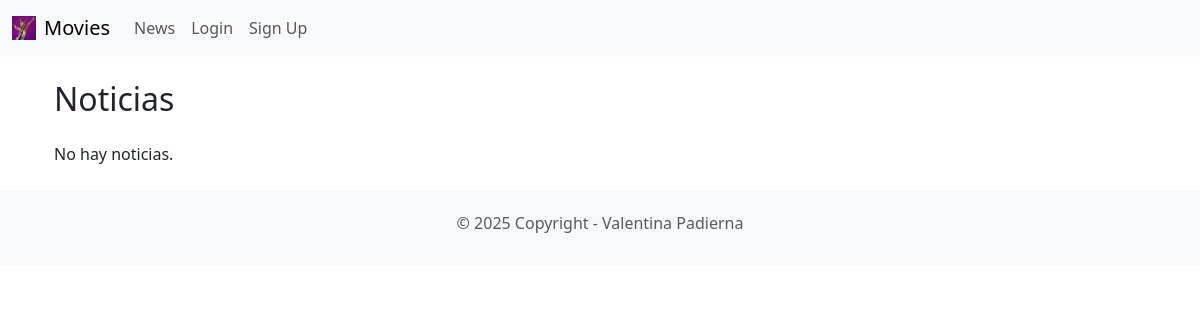
Before: /news/ with the older database file.
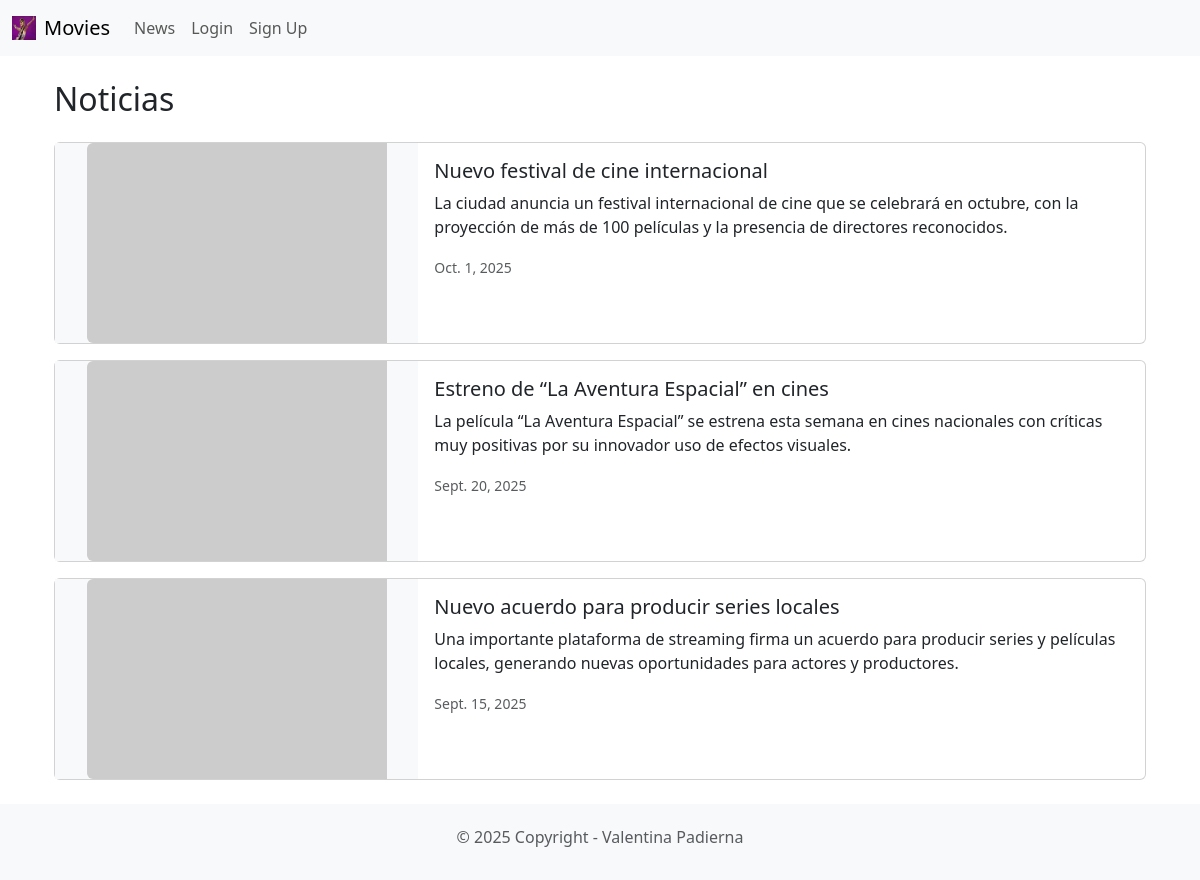
After: the same page with the newer database file.
### news/models.py (models this page shows, shortened)
class News(models.Model):
    headline = models.CharField(max_length=200)
    body = models.TextField()
    date = models.DateField()

### news/views.py (the view)
# urls.py: path('', views.news_list, name='news'),  # vista principal de noticias
def news_list(request):
    noticias = News.objects.all()
    return render(request, 'news.html', {'noticias': noticias})

### news/templates/news.html
{% extends 'base.html' %}
{% block content %}
<div class="container mt-4">
  <h2 class="mb-4">Noticias</h2>
  {% for n in noticias %}
  <div class="card mb-3" style="max-width: 100%;">
    <div class="row g-0">
      <div class="col-md-4 d-flex align-items-center justify-content-center bg-light">
        <img src="https://via.placeholder.com/300x200" class="img-fluid rounded-start" alt="noticia">
      </div>
      <div class="col-md-8">
        <div class="card-body">
          <h5 class="card-title">{{ n.headline }}</h5>
          <p class="card-text">{{ n.body }}</p>
          <p class="card-text"><small class="text-muted">{{ n.date }}</small></p>
        </div>
      </div>
    </div>
  </div>
  {% empty %}
    <p>No hay noticias.</p>
  {% endfor %}
</div>
{% endblock %}

### templates/base.html (shortened to what this page needs)
{% load static %}
<!DOCTYPE html>
<html lang="es">
<head>
  <link href="https://cdn.jsdelivr.net/npm/bootstrap@5.3.3/dist/css/bootstrap.min.css" rel="stylesheet">
</head>
<body>
  <nav class="navbar navbar-expand-lg navbar-light bg-light">
    <div class="container-fluid">
      <a class="navbar-brand d-flex align-items-center" href="{% url 'home' %}">
        <img src="{% static 'images/home.png' %}" alt="home" width="24" height="24" class="me-2">
        Movies
      </a>
      <div class="collapse navbar-collapse" id="navbarNav">
        <ul class="navbar-nav me-auto mb-2 mb-lg-0">
          <li class="nav-item">
            <a class="nav-link" href="{% url 'news' %}">News</a>
          </li>
          <li class="nav-item">
            <a class="nav-link" href="{% url 'login' %}">Login</a>
          </li>
          <li class="nav-item">
            <a class="nav-link" href="{% url 'signup' %}">Sign Up</a>
          </li>
        </ul>
      </div>
    </div>
  </nav>
  <div class="container mt-4">
    {% block content %}{% endblock %}
  </div>
  <footer class="text-center text-lg-start bg-light text-muted mt-4">
    <div class="container">
      <div class="text-center p-4">
        <h6>© 2025 Copyright - Valentina Padierna</h6>
      </div>
    </div>
  </footer>
</body>
</html>

Changed rows visible on the page:
added News: headline "Nuevo festival de cine internacional", body "La ciudad anuncia un festival internacional de cine que se celebrará en octubre, con la proyección de más de 100 películas y la presencia de directores reconocidos.", date "Oct. 1, 2025"
added News: headline "Estreno de “La Aventura Espacial” en cines", body "La película “La Aventura Espacial” se estrena esta semana en cines nacionales con críticas muy positivas por su innovador uso de efectos visuales.", date "Sept. 20, 2025"
added News: headline "Nuevo acuerdo para producir series locales", body "Una importante plataforma de streaming firma un acuerdo para producir series y películas locales, generando nuevas oportunidades para actores y productores.", date "Sept. 15, 2025"
Other visible differences:
text no longer shown: "No hay noticias."
